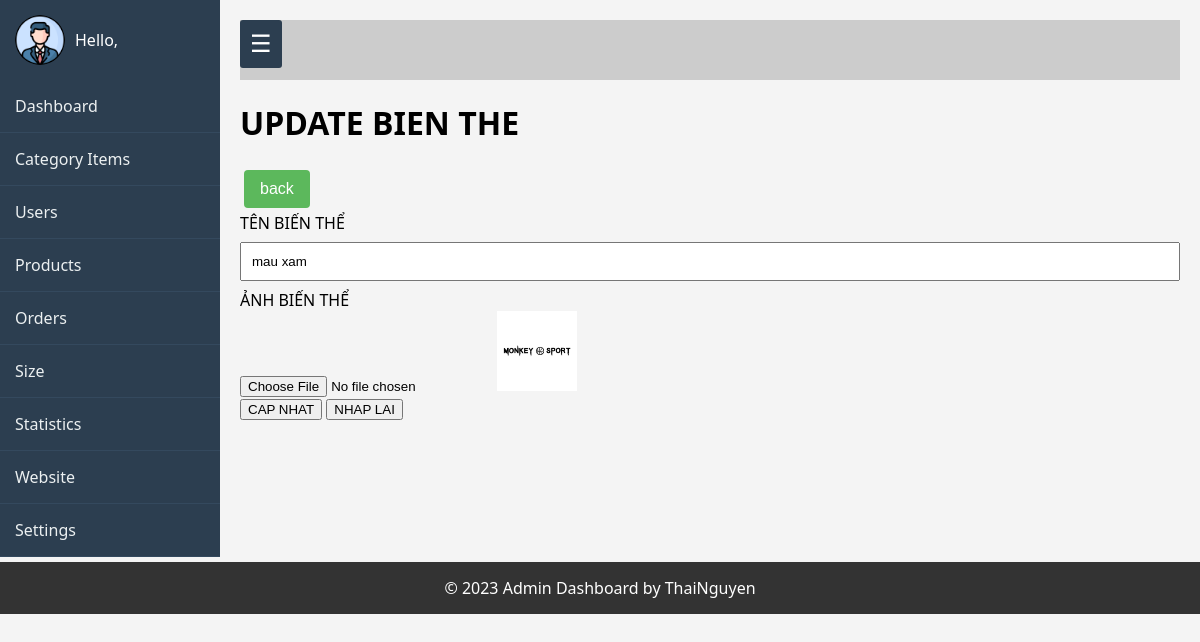
Page /admin/index.php?act=suabt&idbt=10 on the committed database.
### tables this page shows
CREATE TABLE `bienthe` (
  `namebt` varchar(255) DEFAULT NULL,
  `idbt` int(11) NOT NULL,
  `idsp` int(11) DEFAULT NULL,
  `hinhbt` varchar(255) DEFAULT NULL
);

### model/pdo.php (called while the page is built, shortened)
<?php
function pdo_get_connection(){
    $dburl = "mysql:host=localhost;dbname=duan1;charset=utf8";
    $username = 'root';
    $password = '';
    $conn = new PDO($dburl, $username, $password);
    $conn->setAttribute(PDO::ATTR_ERRMODE, PDO::ERRMODE_EXCEPTION);
    return $conn;
}
function pdo_query_one($sql){
    $sql_args = array_slice(func_get_args(), 1);
    try{
        $conn = pdo_get_connection();
        $stmt = $conn->prepare($sql);
        $stmt->execute($sql_args);
        $row = $stmt->fetch(PDO::FETCH_ASSOC);
        return $row;
    }
    catch(PDOException $e){
        throw $e;
    }
    finally{
        unset($conn);
    }
}

### model/sanpham.php (called while the page is built, shortened)
<?php
function loadone_bienthe($idbt){
    $sql="select * from bienthe where idbt=".$idbt;
    $size=pdo_query_one($sql);
    return $size;
}
?>

### admin/sanpham/updatebt.php (the view, shortened to what this page needs)
<div class="row">
        <div class="row frmtitle">
            <h1>UPDATE BIEN THE</h1>
        </div>
        <a href="index.php?act=listsp"><input type="button" value="back" class="gr"></a>
        <div class="row frmcontent">
        <form action="index.php?act=updatebt" method="post" enctype="multipart/form-data">
        <?php
if(is_array($bt)) {
    extract($bt);
}
$hinhpath="../upload/".$hinhbt;
if(is_file($hinhpath)) {
   $hinhbt="<img src='".$hinhpath."' height='80'>";
}else{
    $hinhbt="no photo";
}
?>
        <div class="row mb10">
        TÊN BIẾN THỂ <br>
        <input type="text" name="tenbt" value="<?=$namebt?>"  required="required">
        </div>
        <div class="row mb10">
        ẢNH BIẾN THỂ<br>
        <input type="file" name="hinhbt"  >
        <?=$hinhbt?>
        </div>
        <input type="submit" value="CAP NHAT" name="capnhat">
        <input type="reset" value="NHAP LAI">
        </div>
        </div>
        </div>

### admin/header.php (style rules this page uses)
.gr, .re, .blu { padding: 10px 16px; border: none; cursor: pointer; border-radius: 4px; color: #fff; text-align: center; text-decoration: none; display: inline-block; font-size: 16px; transition: opacity 0.3s ease; }
.gr { background-color: #5cb85c; }
.gr, .re, .blu { margin: 4px; }
body { margin: 0; font-family: 'Segoe UI', Tahoma, Geneva, Verdana, sans-serif; background-color: #f4f4f4; display: flex; flex-direction: column; }
input[type="text"], input[type="number"], input[type="password"], input[type="email"], textarea { width: 100%; padding: 10px; margin: 8px 0; box-sizing: border-box; }

### rows in the picture
bienthe: tenbt "mau xam", hinhbt (picture)
